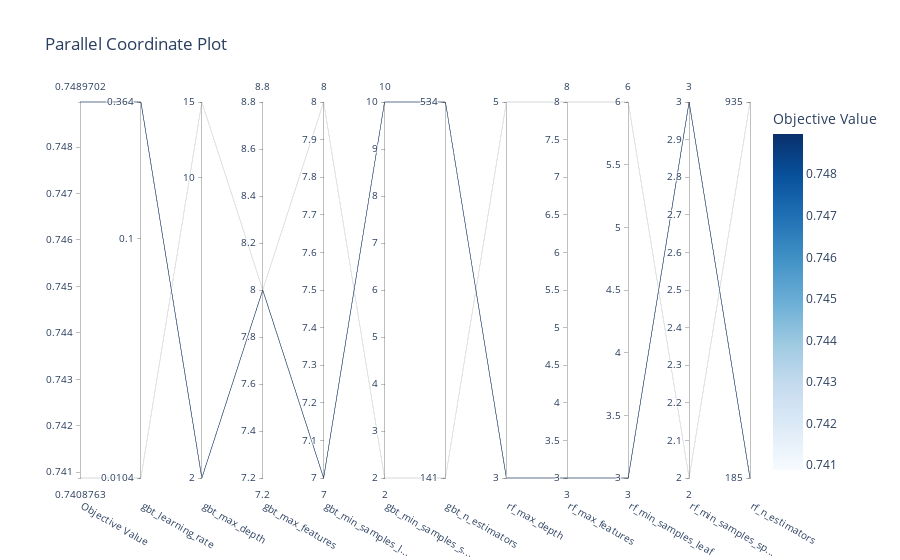

Notebook code cell kept with this figure:
### Code cell
plot_parallel_coordinate(study)

### Figure 1 — Plotly figure (JSON) as saved in the notebook; plotly's stock layout.template omitted (floating-point values rounded to 4 significant figures)
{"data": [{"dimensions": [{"label": "Objective Value", "range": [0.7409, 0.749], "values": [0.7409, 0.749]}, {"label": "gbt_learning_rate", "range": [-1.982, -0.4384], "ticktext": ["0.0104", "0.1", "0.364"], "tickvals": [-1.982, -1, -0.4384], "values": [-1.982, -0.4384]}, {"label": "gbt_max_depth", "range": [0.301, 1.176], "ticktext": ["2", "10", "15"], "tickvals": [0.301, 1, 1.176], "values": [1.176, 0.301]}, {"label": "gbt_max_features", "range": [8, 8], "values": [8, 8]}, {"label": "gbt_min_samples_l...", "range": [7, 8], "values": [8, 7]}, {"label": "gbt_min_samples_s...", "range": [2, 10], "values": [2, 10]}, {"label": "gbt_n_estimators", "range": [2.149, 2.728], "ticktext": ["141", "534"], "tickvals": [2.149, 2.728], "values": [2.149, 2.728]}, {"label": "rf_max_depth", "range": [0.4771, 0.699], "ticktext": ["3", "5"], "tickvals": [0.4771, 0.699], "values": [0.699, 0.4771]}, {"label": "rf_max_features", "range": [3, 8], "values": [8, 3]}, {"label": "rf_min_samples_leaf", "range": [3, 6], "values": [6, 3]}, {"label": "rf_min_samples_sp...", "range": [2, 3], "values": [2, 3]}, {"label": "rf_n_estimators", "range": [2.267, 2.971], "ticktext": ["185", "935"], "tickvals": [2.267, 2.971], "values": [2.971, 2.267]}], "labelangle": 30, "labelside": "bottom", "line": {"color": [0.7409, 0.749], "colorbar": {"title": {"text": "Objective Value"}}, "colorscale": [[0, "rgb(247,251,255)"], [0.125, "rgb(222,235,247)"], [0.25, "rgb(198,219,239)"], [0.375, "rgb(158,202,225)"], [0.5, "rgb(107,174,214)"], [0.625, "rgb(66,146,198)"], [0.75, "rgb(33,113,181)"], [0.875, "rgb(8,81,156)"], [1, "rgb(8,48,107)"]], "reversescale": false, "showscale": true}, "type": "parcoords"}], "layout": {"title": {"text": "Parallel Coordinate Plot"}}}
